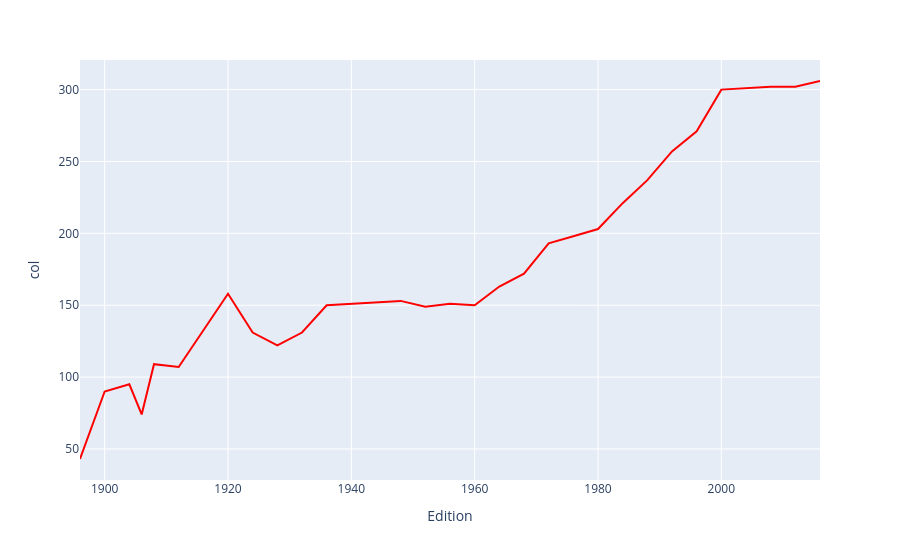

Notebook code cell kept with this figure:
### Code cell
fig = px.line(events_over_time,
             x = 'Edition',y = 'col')
fig.update_traces(line_color='red') 
fig.show()

### Figure 1 — Plotly figure (JSON) as saved in the notebook; plotly's stock layout.template omitted (floating-point values rounded to 4 significant figures)
{"data": [{"hovertemplate": "Edition=%{x}<br>col=%{y}<extra></extra>", "legendgroup": "", "line": {"color": "red", "dash": "solid"}, "marker": {"symbol": "circle"}, "mode": "lines", "name": "", "orientation": "v", "showlegend": false, "type": "scatter", "x": [1896, 1900, 1904, 1906, 1908, 1912, 1920, 1924, 1928, 1932, 1936, 1948, 1952, 1956, 1960, 1964, 1968, 1972, 1976, 1980, 1984, 1988, 1992, 1996, 2000, 2004, 2008, 2012, 2016], "xaxis": "x", "y": [43, 90, 95, 74, 109, 107, 158, 131, 122, 131, 150, 153, 149, 151, 150, 163, 172, 193, 198, 203, 221, 237, 257, 271, 300, 301, 302, 302, 306], "yaxis": "y"}], "layout": {"legend": {"tracegroupgap": 0}, "margin": {"t": 60}, "xaxis": {"anchor": "y", "domain": [0, 1], "title": {"text": "Edition"}}, "yaxis": {"anchor": "x", "domain": [0, 1], "title": {"text": "col"}}}}
